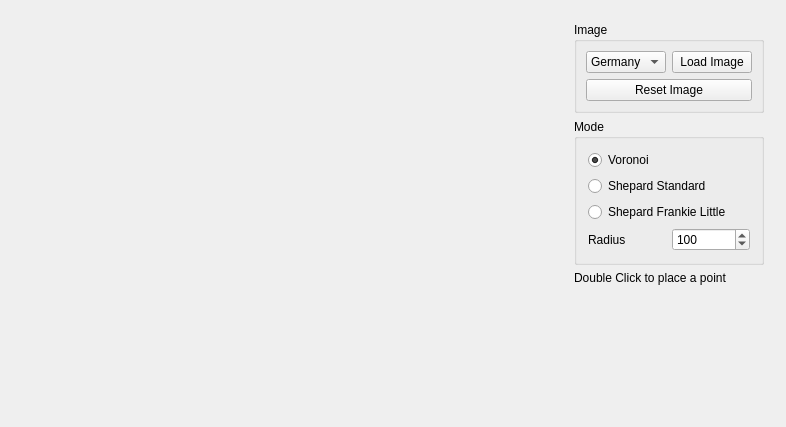
<?xml version="1.0" encoding="UTF-8"?>
<ui version="4.0">
 <class>MapVisualizationClass</class>
 <widget class="QWidget" name="MapVisualizationClass">
  <property name="geometry">
   <rect>
    <x>0</x>
    <y>0</y>
    <width>786</width>
    <height>427</height>
   </rect>
  </property>
  <property name="windowTitle">
   <string>MapVisualization</string>
  </property>
  <layout class="QHBoxLayout" name="horizontalLayout">
   <item>
    <widget class="MapRenderer" name="mapRenderer" native="true">
     <property name="toolTipDuration">
      <number>0</number>
     </property>
    </widget>
   </item>
   <item>
    <widget class="QWidget" name="widget" native="true">
     <property name="sizePolicy">
      <sizepolicy hsizetype="Maximum" vsizetype="Preferred">
       <horstretch>0</horstretch>
       <verstretch>0</verstretch>
      </sizepolicy>
     </property>
     <layout class="QVBoxLayout" name="verticalLayout">
      <item>
       <widget class="QGroupBox" name="controls">
        <property name="sizePolicy">
         <sizepolicy hsizetype="Maximum" vsizetype="Preferred">
          <horstretch>0</horstretch>
          <verstretch>0</verstretch>
         </sizepolicy>
        </property>
        <property name="title">
         <string>Image</string>
        </property>
        <layout class="QVBoxLayout" name="verticalLayout_3">
         <property name="leftMargin">
          <number>9</number>
         </property>
         <property name="topMargin">
          <number>9</number>
         </property>
         <property name="rightMargin">
          <number>9</number>
         </property>
         <property name="bottomMargin">
          <number>9</number>
         </property>
         <item>
          <layout class="QGridLayout" name="gridLayout_2">
           <item row="0" column="0">
            <widget class="QComboBox" name="imagePresets">
             <item>
              <property name="text">
               <string>Germany</string>
              </property>
             </item>
             <item>
              <property name="text">
               <string>USA</string>
              </property>
             </item>
             <item>
              <property name="text">
               <string>Australia</string>
              </property>
             </item>
            </widget>
           </item>
           <item row="0" column="1">
            <widget class="QPushButton" name="loadImageButton">
             <property name="text">
              <string>Load Image</string>
             </property>
            </widget>
           </item>
          </layout>
         </item>
         <item>
          <widget class="QPushButton" name="resetButton">
           <property name="text">
            <string>Reset Image</string>
           </property>
          </widget>
         </item>
        </layout>
       </widget>
      </item>
      <item>
       <widget class="QGroupBox" name="modes">
        <property name="title">
         <string>Mode</string>
        </property>
        <layout class="QVBoxLayout" name="verticalLayout_2">
         <item>
          <widget class="QRadioButton" name="voronoiButton">
           <property name="sizePolicy">
            <sizepolicy hsizetype="Preferred" vsizetype="Fixed">
             <horstretch>0</horstretch>
             <verstretch>0</verstretch>
            </sizepolicy>
           </property>
           <property name="text">
            <string>Voronoi</string>
           </property>
           <property name="checked">
            <bool>true</bool>
           </property>
          </widget>
         </item>
         <item>
          <widget class="QRadioButton" name="shepardButton">
           <property name="sizePolicy">
            <sizepolicy hsizetype="Preferred" vsizetype="Fixed">
             <horstretch>0</horstretch>
             <verstretch>0</verstretch>
            </sizepolicy>
           </property>
           <property name="text">
            <string>Shepard Standard</string>
           </property>
          </widget>
         </item>
         <item>
          <widget class="QRadioButton" name="shepardFrankieLittleButton">
           <property name="sizePolicy">
            <sizepolicy hsizetype="Preferred" vsizetype="Fixed">
             <horstretch>0</horstretch>
             <verstretch>0</verstretch>
            </sizepolicy>
           </property>
           <property name="text">
            <string>Shepard Frankie Little</string>
           </property>
          </widget>
         </item>
         <item>
          <layout class="QHBoxLayout" name="horizontalLayout_4">
           <item>
            <widget class="QLabel" name="label">
             <property name="text">
              <string>Radius</string>
             </property>
            </widget>
           </item>
           <item>
            <widget class="QSpinBox" name="spinBox">
             <property name="sizePolicy">
              <sizepolicy hsizetype="Preferred" vsizetype="Fixed">
               <horstretch>0</horstretch>
               <verstretch>0</verstretch>
              </sizepolicy>
             </property>
             <property name="buttonSymbols">
              <enum>QAbstractSpinBox::UpDownArrows</enum>
             </property>
             <property name="minimum">
              <number>20</number>
             </property>
             <property name="maximum">
              <number>1000</number>
             </property>
             <property name="singleStep">
              <number>10</number>
             </property>
             <property name="value">
              <number>100</number>
             </property>
            </widget>
           </item>
          </layout>
         </item>
        </layout>
       </widget>
      </item>
      <item>
       <widget class="QLabel" name="label_2">
        <property name="text">
         <string>Double Click to place a point</string>
        </property>
       </widget>
      </item>
      <item>
       <spacer name="verticalSpacer">
        <property name="orientation">
         <enum>Qt::Vertical</enum>
        </property>
        <property name="sizeHint" stdset="0">
         <size>
          <width>20</width>
          <height>40</height>
         </size>
        </property>
       </spacer>
      </item>
     </layout>
    </widget>
   </item>
  </layout>
 </widget>
 <layoutdefault spacing="6" margin="11"/>
 <customwidgets>
  <customwidget>
   <class>MapRenderer</class>
   <extends>QWidget</extends>
   <header>maprenderer.h</header>
   <container>1</container>
   <slots>
    <slot>reset()</slot>
    <slot>loadImage()</slot>
    <slot>loadPreset(int)</slot>
    <slot>setRadius(int)</slot>
    <slot>updateImage()</slot>
   </slots>
  </customwidget>
 </customwidgets>
 <resources/>
 <connections>
  <connection>
   <sender>resetButton</sender>
   <signal>clicked()</signal>
   <receiver>mapRenderer</receiver>
   <slot>reset()</slot>
   <hints>
    <hint type="sourcelabel">
     <x>397</x>
     <y>99</y>
    </hint>
    <hint type="destinationlabel">
     <x>18</x>
     <y>231</y>
    </hint>
   </hints>
  </connection>
  <connection>
   <sender>loadImageButton</sender>
   <signal>clicked()</signal>
   <receiver>mapRenderer</receiver>
   <slot>loadImage()</slot>
   <hints>
    <hint type="sourcelabel">
     <x>621</x>
     <y>68</y>
    </hint>
    <hint type="destinationlabel">
     <x>18</x>
     <y>187</y>
    </hint>
   </hints>
  </connection>
  <connection>
   <sender>imagePresets</sender>
   <signal>currentIndexChanged(int)</signal>
   <receiver>mapRenderer</receiver>
   <slot>loadPreset(int)</slot>
   <hints>
    <hint type="sourcelabel">
     <x>437</x>
     <y>67</y>
    </hint>
    <hint type="destinationlabel">
     <x>18</x>
     <y>150</y>
    </hint>
   </hints>
  </connection>
  <connection>
   <sender>spinBox</sender>
   <signal>valueChanged(int)</signal>
   <receiver>mapRenderer</receiver>
   <slot>setRadius(int)</slot>
   <hints>
    <hint type="sourcelabel">
     <x>518</x>
     <y>235</y>
    </hint>
    <hint type="destinationlabel">
     <x>267</x>
     <y>278</y>
    </hint>
   </hints>
  </connection>
  <connection>
   <sender>spinBox</sender>
   <signal>editingFinished()</signal>
   <receiver>mapRenderer</receiver>
   <slot>updateImage()</slot>
   <hints>
    <hint type="sourcelabel">
     <x>558</x>
     <y>230</y>
    </hint>
    <hint type="destinationlabel">
     <x>293</x>
     <y>333</y>
    </hint>
   </hints>
  </connection>
 </connections>
 <slots>
  <slot>setVoronoi()</slot>
  <slot>setShepard()</slot>
 </slots>
</ui>
